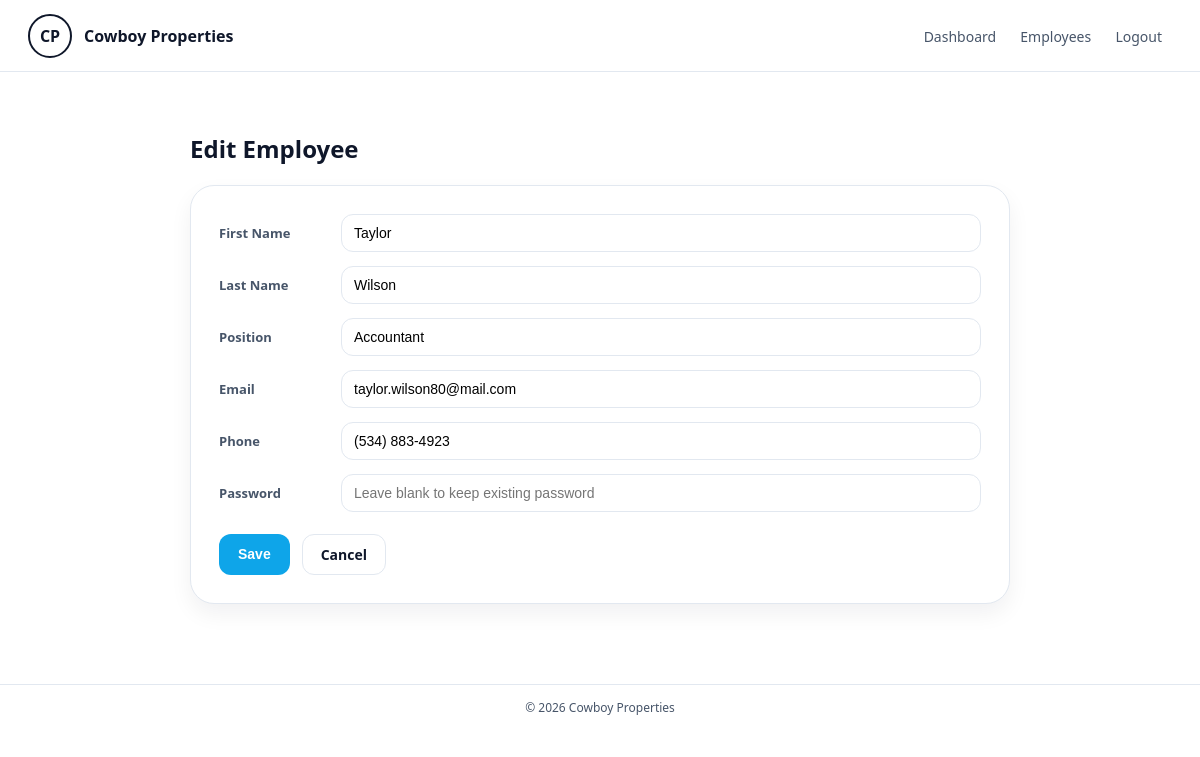
The app's page /Pages/admin-employee-edit.php?id=2 (signed in) with its own data.
### tables this page shows
CREATE TABLE IF NOT EXISTS `employee` (
  `EmpID` int NOT NULL AUTO_INCREMENT,
  `Lastname` varchar(60) NOT NULL,
  `Firstname` varchar(60) NOT NULL,
  `Position` varchar(80) NOT NULL,
  `Password` varchar(255) NOT NULL,
  `Email` varchar(255) NOT NULL,
  `phone` char(15) DEFAULT NULL,
  `role` varchar(20) NOT NULL DEFAULT 'employee',
  PRIMARY KEY (`EmpID`),
  UNIQUE KEY `Email` (`Email`)
);

### Pages/admin-employee-edit.php (the view, shortened to what this page needs)
<?php
$id = isset($_GET['id']) ? (int)$_GET['id'] : 0;
try {
    $pdo = get_db();
    $stmt = $pdo->prepare('SELECT EmpID, Firstname, Lastname, Position, Email, phone FROM employee WHERE EmpID = ? LIMIT 1');
    $stmt->execute([$id]);
    $employee = $stmt->fetch();
} catch (PDOException $e) {
    $error = 'Unable to load or update this employee right now.';
    $employee = [
        'EmpID' => $id,
        'Firstname' => '',
        'Lastname' => '',
        'Position' => '',
        'Email' => '',
        'phone' => '',
    ];
}
?>
<!DOCTYPE html>
<html lang="en">
<head>
</head>
<body>
    <header class="navbar">
        <a class="brand" href="../index.php">
            <div class="logo">CP</div>
            <strong>Cowboy Properties</strong>
        </a>
        <nav class="nav-links">
            <a href="adminhome.php">Dashboard</a>
            <a href="admin-employees-view.php">Employees</a>
            <a href="../logout.php">Logout</a>
        </nav>
    </header>
    <main>
        <div class="wrap">
            <h2>Edit Employee</h2>
            <div class="panel">
                <form action="admin-employee-edit.php?id=<?php echo (int)$id; ?>" method="POST">
                    <div class="field">
                        <label>First Name</label>
                        <input type="text" name="firstname" value="<?php echo htmlspecialchars($employee['Firstname'] ?? ''); ?>" required>
                    </div>
                    <div class="field">
                        <label>Last Name</label>
                        <input type="text" name="lastname" value="<?php echo htmlspecialchars($employee['Lastname'] ?? ''); ?>" required>
                    </div>
                    <div class="field">
                        <label>Position</label>
                        <input type="text" name="position" value="<?php echo htmlspecialchars($employee['Position'] ?? ''); ?>" required>
                    </div>
                    <div class="field">
                        <label>Email</label>
                        <input type="email" name="email" value="<?php echo htmlspecialchars($employee['Email'] ?? ''); ?>" required>
                    </div>
                    <div class="field">
                        <label>Phone</label>
                        <input type="text" name="phone" value="<?php echo htmlspecialchars($employee['phone'] ?? ''); ?>">
                    </div>
                    <div class="field">
                        <label>Password</label>
                        <input type="password" name="password" placeholder="Leave blank to keep existing password">
                    </div>
                    <div class="actions">
                        <button type="submit" class="btn btn-primary">Save</button>
                        <a href="admin-employee-details.php?id=<?php echo (int)$id; ?>" class="btn btn-outline">Cancel</a>
                    </div>
                </form>
            </div>
        </div>
    </main>
    <footer>
        &copy; <?php echo date('Y'); ?> Cowboy Properties
    </footer>
</body>
</html>

### Pages/admin-employee-edit.php (style rules this page uses)
:root { --bg: #ffffff; --text: #0f172a; --muted: #475569; --border: #e2e8f0; --soft: #f8fafc; --brand: #0ea5e9; --brand-dark: #0284c7; }
* { box-sizing: border-box; }
body { margin: 0; font-family: system-ui, -apple-system, Segoe UI, Roboto, Helvetica, Arial, sans-serif; background: var(--bg); color: var(--text); }
.navbar { height: 72px; display: flex; align-items: center; justify-content: space-between; padding: 0 28px; border-bottom: 1px solid var(--border); background: #fff; }
.brand { display: flex; align-items: center; gap: 12px; text-decoration: none; color: inherit; }
.logo { width: 44px; height: 44px; border-radius: 999px; border: 2px solid #0f172a; display: grid; place-items: center; font-weight: 700; }
.nav-links a { text-decoration: none; color: var(--muted); font-size: 14px; padding: 8px 10px; border-radius: 10px; }
main { padding: 40px 16px; display: flex; justify-content: center; }
.wrap { width: min(820px, 92vw); }
.panel { border: 1px solid var(--border); border-radius: 24px; background: #fff; padding: 28px; box-shadow: 0 10px 22px rgba(15, 23, 42, 0.06); }
.field { display: grid; grid-template-columns: 110px 1fr; align-items: center; gap: 12px; margin-bottom: 14px; }
label { font-size: 13px; font-weight: 700; color: var(--muted); }
input { padding: 10px 12px; border-radius: 12px; border: 1px solid var(--border); font-size: 14px; }
.actions { margin-top: 22px; display: flex; gap: 12px; flex-wrap: wrap; }
.btn { padding: 10px 18px; border-radius: 12px; border: 1px solid transparent; font-weight: 700; cursor: pointer; font-size: 14px; transition: all .15s ease; text-decoration: none; }
.btn-primary { background: var(--brand); color: #fff; }
.btn-outline { background: #fff; border: 1px solid var(--border); color: var(--text); }
footer { margin-top: 40px; padding: 14px; text-align: center; font-size: 12px; color: var(--muted); border-top: 1px solid var(--border); }

### records on screen
employee: firstname "Taylor", lastname "Wilson", position "Accountant", email "taylor.wilson80@mail.com", phone "(534) 883-4923"
